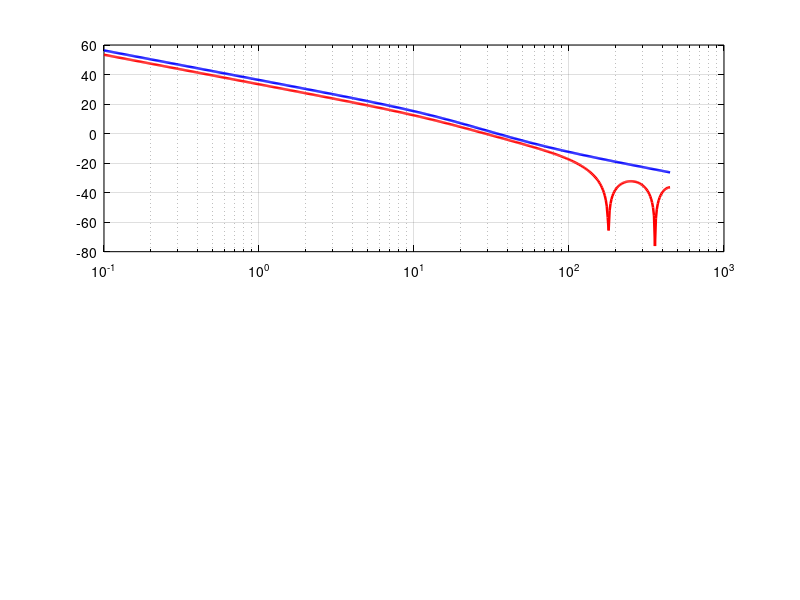

Source code (MATLAB): (Note: this script raises an error after producing the figure.)
%% §11.12.8 açık konu — AYRIK-ZAMAN + MA margin doğrulaması (C1+C2 caveat)
%
% Caveat (docs §11.12.8): sürekli-zaman PM=60.2° iki gerçek etkiyi İÇERMİYOR:
%   (C2) WINDOW=5 moving-average ölçüm filtresinin faz gecikmesi
%   (C1) PI Tustin SABIT Ts=5ms kullanır ama döngü ~7ms (efektif Ki ölçeği)
% Bu betik TAM AYRIK loop'ta margin'i hesaplar → caveat'ı resmi sayıyla kapatır.
%
% Yöntem ([Franklin2010] §6 margin; ayrık c2d ZOH):
%   Plant ZOH @ T_loop, firmware Tustin PI (Ts=5ms, T_loop-rate'te), 5-tap MA FIR.
%   margin() ayrık TF'in faz payını z-domain'de (örnekleme dahil) hesaplar.

clear; close all; clc;
set(groot,'defaultFigureColor','w','defaultAxesColor','w','defaultAxesXColor','k', ...
    'defaultAxesYColor','k','defaultTextColor','k','defaultAxesGridColor',[0.15 0.15 0.15]);

% ── Sürekli loop (mevcut 60.2° analizi, design_speed_margin_empirical.m ile aynı) ──
K=53.89; tau=0.0605; Vs=12.15; Kp=0.002; Ki=0.1;
s=tf('s'); Gd=(K*Vs)/(tau*s+1); Ce=Kp+Ki/s; Le=Ce*Gd;
[~,PM_c,~,wc_c]=margin(Le);

% ── Ayrık loop parametreleri ──────────────────────────────────────
Tloop=0.007;   % gerçek ana döngü ~7ms (~140Hz, docs asama_0 §5.4) — MA + ZOH bu hızda
Ts=0.005;      % PI Tustin SABIT adımı (firmware; C1 latent kuplaj kaynağı)
N=5;           % WINDOW=5 moving-average ölçüm filtresi

z=tf('z',Tloop);
Gd_d = c2d(Gd, Tloop, 'zoh');                  % ZOH plant @ T_loop
Ce_d = Kp + Ki*(Ts/2)*(z+1)/(z-1);             % firmware Tustin PI: 1/s→Ts/2·(z+1)/(z-1), Ts=5ms
H_MA = (1 + z^-1 + z^-2 + z^-3 + z^-4)/N;       % 5-tap MA (ölçüm/geri-besleme yolu)

Le_d0 = Ce_d*Gd_d;          % ayrık, MA YOK (ZOH + C1 etkisi)
Le_d  = Ce_d*Gd_d*H_MA;     % ayrık, MA DAHİL (tam loop)

[~,PM_d0,~,wc_d0]=margin(Le_d0);
[~,PM_d ,~,wc_d ]=margin(Le_d);

% ── MA grup gecikmesi (analitik kontrol) ──────────────────────────
tau_g=(N-1)/2*Tloop;                  % 14 ms (lineer-faz FIR)
phase_loss_anal = wc_c*tau_g*180/pi;  % wc_c'de MA faz kaybı (deg) — analitik beklenti

fprintf('=== §11.12.8 — Ayrık-zaman + MA margin doğrulaması ===\n');
fprintf('Sürekli (MA yok)       : PM=%.1f deg, wc=%.1f rad/s\n',PM_c,wc_c);
fprintf('Ayrık, MA yok (ZOH+C1) : PM=%.1f deg, wc=%.1f rad/s\n',PM_d0,wc_d0);
fprintf('Ayrık, MA dahil (TAM)  : PM=%.1f deg, wc=%.1f rad/s\n',PM_d,wc_d);
fprintf('MA grup gecikmesi=%.0f ms -> wc_c''de ~%.1f deg faz kaybi (analitik)\n',tau_g*1000,phase_loss_anal);
fprintf('-> Caveat ~33 deg iddiasi: TAM ayrik PM=%.1f deg (spec >=45 marjinal alti, kararli)\n',PM_d);

% ── Plot: Bode — sürekli vs tam-ayrık ─────────────────────────────
w=logspace(-1, log10(pi/Tloop), 600);
[mc,pc]=bode(Le,w);  mc=squeeze(mc); pc=squeeze(pc);
[md,pd]=bode(Le_d,w);md=squeeze(md); pd=squeeze(pd);

f=figure('Position',[60 60 900 640],'Color','w');
subplot(2,1,1);
semilogx(w,20*log10(mc),'b','LineWidth',1.8); hold on; grid on;
semilogx(w,20*log10(md),'r','LineWidth',1.8);
yline(0,'k:'); xline(wc_c,'b--','HandleVisibility','off'); xline(wc_d,'r--','HandleVisibility','off');
ylabel('Gain [dB]');
title('Test 2.T1 ek — Speed PI margin: continuous vs full discrete (ZOH + PI + MA)','FontWeight','bold');
lg=legend(sprintf('continuous (no MA): PM=%.0f^\\circ',PM_c), ...
          sprintf('full discrete (+ZOH +MA): PM=%.0f^\\circ',PM_d), ...
          'Location','southwest'); set(lg,'Color','w','TextColor','k');

subplot(2,1,2);
semilogx(w,pc,'b','LineWidth',1.8); hold on; grid on;
semilogx(w,pd,'r','LineWidth',1.8);
yline(-180,'k:'); xline(wc_c,'b--','HandleVisibility','off'); xline(wc_d,'r--','HandleVisibility','off');
ylabel('Phase [deg]'); xlabel('frequency \omega [rad/s]');
text(0.12,-60,sprintf('MA group delay (N-1)/2\\cdotT_{loop}=%.0f ms',tau_g*1000),'Color','r','FontSize',9);
text(0.12,-90,sprintf('\\omega_c: %.1f\\rightarrow%.1f rad/s, PM: %.0f^\\circ\\rightarrow%.0f^\\circ',wc_c,wc_d,PM_c,PM_d),'Color','k','FontSize',9);
sgtitle('§11.12.8 — Ayrik-zaman + moving-average faz payi (C1+C2 caveat dogrulama)','Color','k');

here=fileparts(mfilename('fullpath'));
outdir=fullfile(here,'results','2_1_speed_pi');
if ~exist(outdir,'dir'); mkdir(outdir); end
exportgraphics(f,fullfile(outdir,'06_margin_discrete_ma.png'),'Resolution',150); close(f);

params=struct('PM_continuous_deg',PM_c,'wc_continuous',wc_c, ...
  'PM_discrete_noMA_deg',PM_d0,'wc_discrete_noMA',wc_d0, ...
  'PM_discrete_withMA_deg',PM_d,'wc_discrete_withMA',wc_d, ...
  'Tloop_s',Tloop,'Ts_pi_s',Ts,'N_window',N,'MA_group_delay_ms',tau_g*1000, ...
  'phase_loss_anal_deg',phase_loss_anal,'spec_PM_deg',45, ...
  'kaynak',{{'Franklin2010 §6','AstromMurray2008 §10'}});
fid=fopen(fullfile(outdir,'margin_discrete_ma.json'),'w');
fwrite(fid,jsonencode(params,'PrettyPrint',true),'char'); fclose(fid);
fprintf('Cikti: %s/06_margin_discrete_ma.png + margin_discrete_ma.json\n',outdir);
